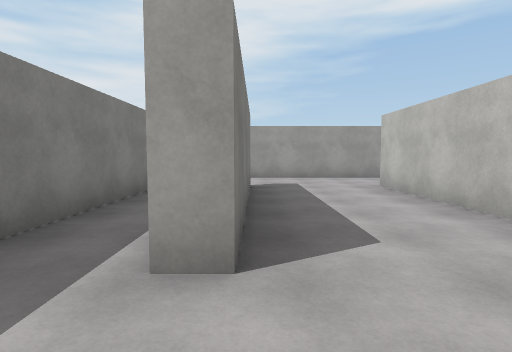
View 1 (above)

16 first-person views from a walk through a scene from a Unity 3-D project. The camera is 1.4 m above the floor, tilts 4° down and sees 80° across. The floor is counted in squares, 2 m on a side. Each view is taken from the middle of a square. On the plan, view 1 faces up. The plan holds only what a view shows up to about 10 squares ahead; the rest is blank. The place goes on beyond the plan. The player is left out. Some animated figures are not drawn. Some surface patterns are stand-ins.

View 2
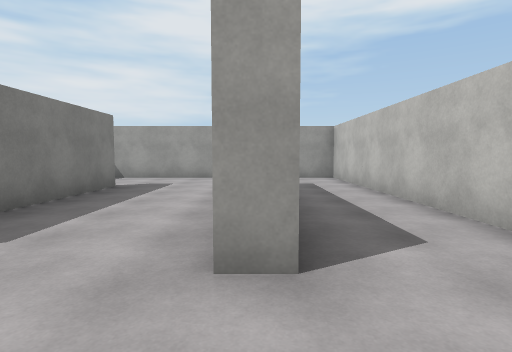

View 3
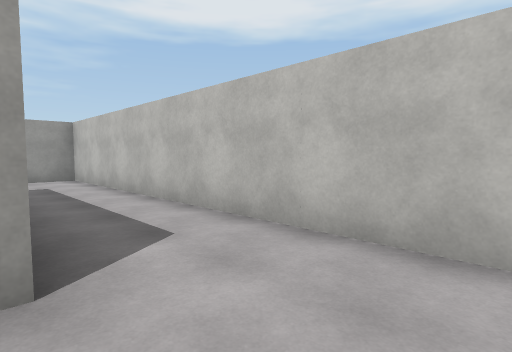

View 4
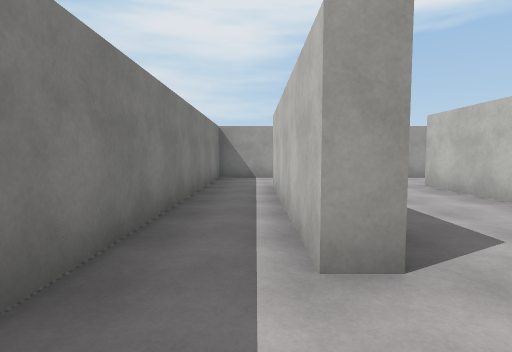

View 5
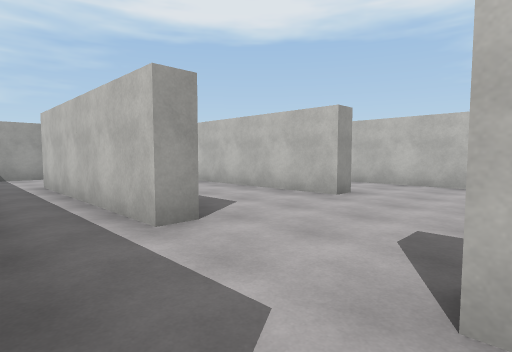

View 6
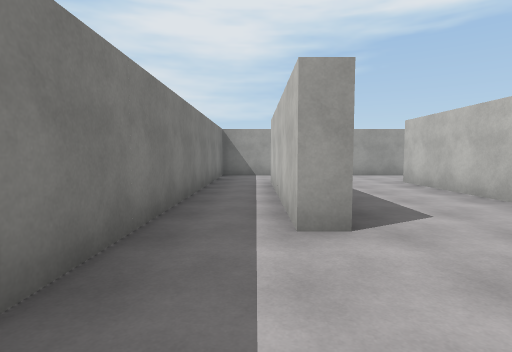

View 7
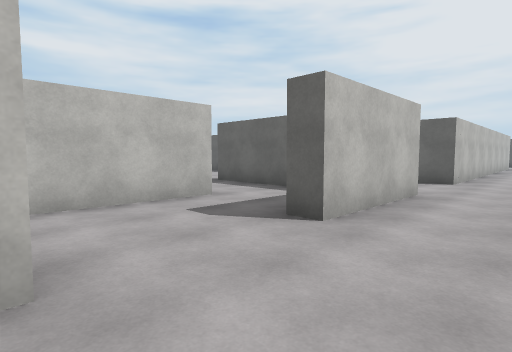

View 8
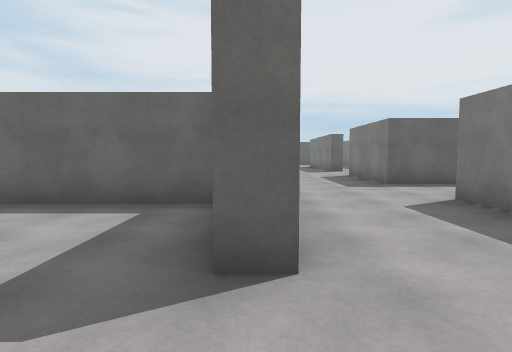

View 9
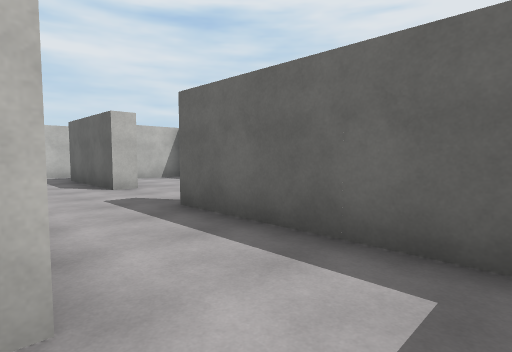

View 10
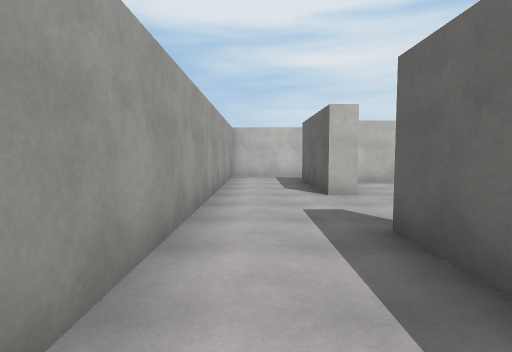

View 11
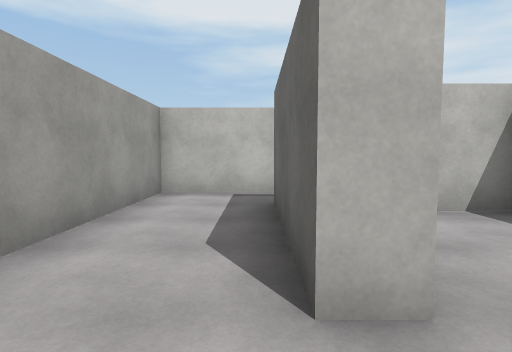

View 12
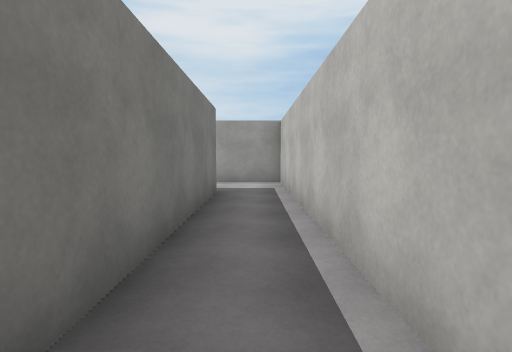

View 13
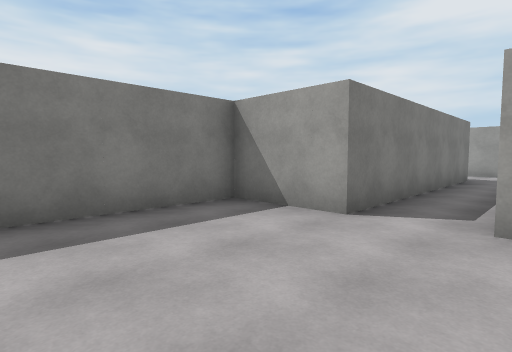

View 14
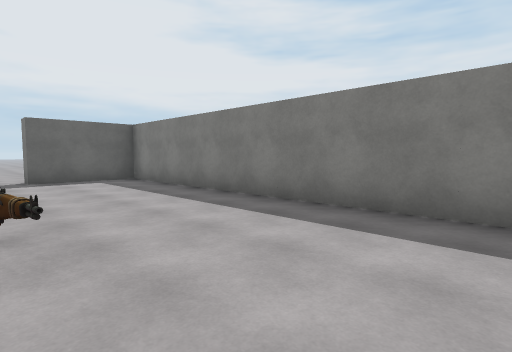

View 15
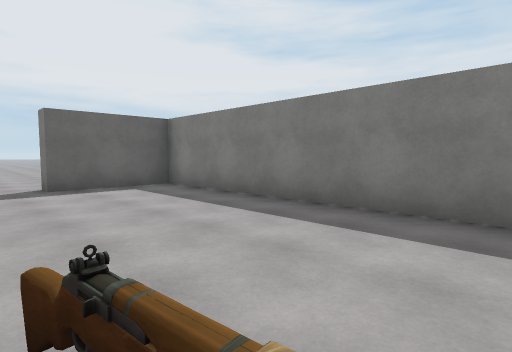

View 16
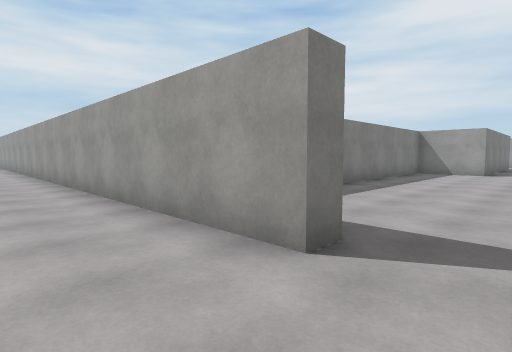

### Floor plan
Points are (right, up) in squares from view 1. A wall is a line through its corners. A room is listed if a view was taken in it or the views show most of it. See-through windows are left out.
Room 1 (views 1, 2, 3, 4, 5, 6, 7, 8)
walls: (3.4, 1.8) (2.8, 1.8) (2.8, 6.7); (-0.1, 6.7) (-0.1, 1.8) (-0.6, 1.8) (-0.6, 6.7); (5.4, -0.4) (5.4, 9.2) (-2.1, 9.2) (-2.1, 0.2); (-0.1, -2.6) (-0.1, -3.8); (2.8, -3.9) (2.8, -0.8) (3.2, -0.8)
ways out: opening at (4.5, -1) to room 2; opening at (-2, -1.5) to room 3; opening at (1.5, -3) to room 3
Room 2 (views 9, 10)
walls: (5.4, -1.4) (5.4, -0.4); (3.5, -3.3) (7.7, -3.3); (7.4, -1.3) (5.7, -1.3)
ways out: opening at (4.5, -1) to room 1; opening at (6.5, -2) to room 3
Room 3 (view 11)
walls: (-1.9, -6.3) (-0.1, -6.3) (-0.1, -9); (2.8, -10.5) (2.8, -6.3) (3.6, -6.3); (10.2, -3.9) (10.2, -3.3); (10.4, -1.3) (7.4, -1.3); (12.7, -6.3) (12.7, -4.5)
ways out: opening at (-2, -1.5) to room 1; opening at (1.5, -3) to room 1; opening at (6.5, -2) to room 2; opening at (11, -2) to room 4
Room 4 (view 12)
walls: (14.6, -8.4) (14.6, -1.3) (10.4, -1.3); (10.2, -3.3) (13.3, -3.3) (13.3, -9.7)
ways out: opening at (11, -2) to room 3; opening at (14, -9) to room 5
Room 5 (views 13, 14, 15)
walls: (13.3, -9.7) (11.2, -9.7) (11.2, -19.7) (13.8, -19.7)
ways out: opening at (14, -9) to room 4; opening at (14.5, -20) to room 6
objects: rifle (15, -14)
Room 6 (view 16)
walls: (13.8, -19.7) (13.8, -20.2) (2.6, -20.2)
ways out: opening at (14.5, -20) to room 5

Positions as (right, up) in squares from view 1, and headings:
1: (0, 0), facing up
2: (3, 0), facing up
3: (3, 0), facing up-right
4: (-1, 0), facing up
5: (-2, -1), facing up-right
6: (-1, -1), facing up
7: (1, 2), facing down-right
8: (3, 1), facing down
9: (4, -1), facing down-right
10: (5, -2), facing right
11: (9, -3), facing right
12: (14, -9), facing up
13: (15, -13), facing up-left
14: (15, -11), facing down-left
15: (15, -13), facing down-left
16: (15, -22), facing up-left
